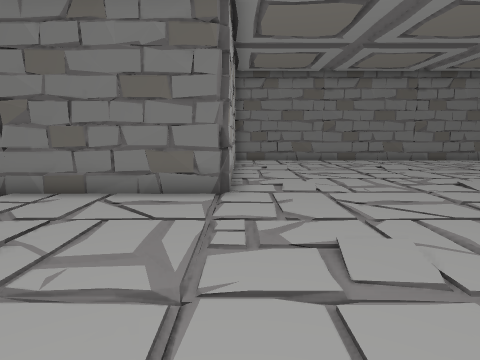
[1] (above)

16 first-person views from a walk through a scene from a Unity 3-D project. The camera is 1.4 m above the floor, tilts 8° down and sees 75° across. The floor is counted in squares, 1 m on a side. Each view is taken from the middle of a square. On the plan, view 1 faces up. The plan holds only what a view shows up to about 14 squares ahead; the rest is blank. The place goes on beyond the plan.

[2]
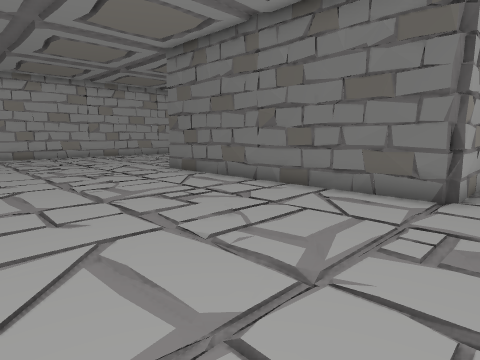

[3]
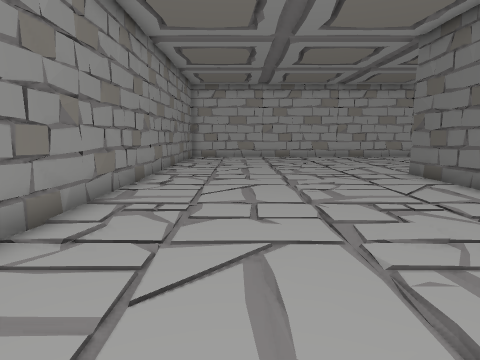

[4]
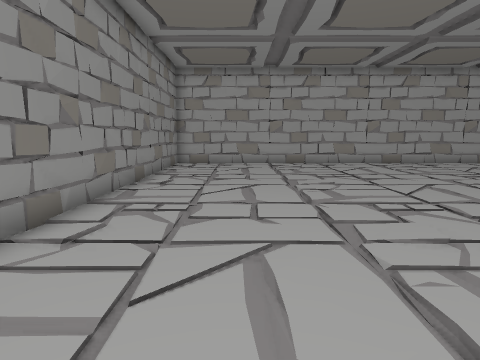

[5]
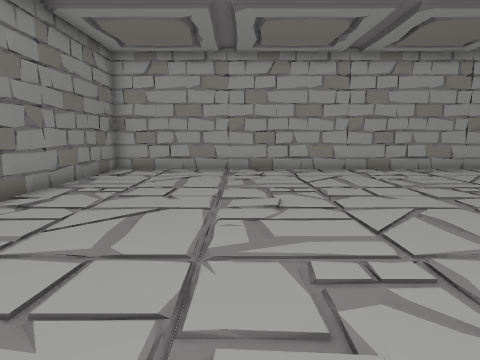

[6]
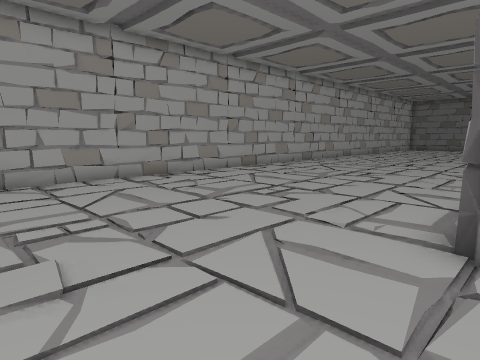

[7]
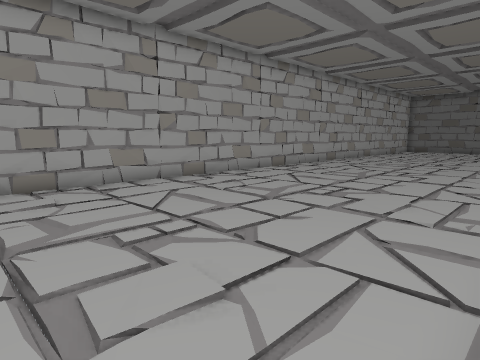

[8]
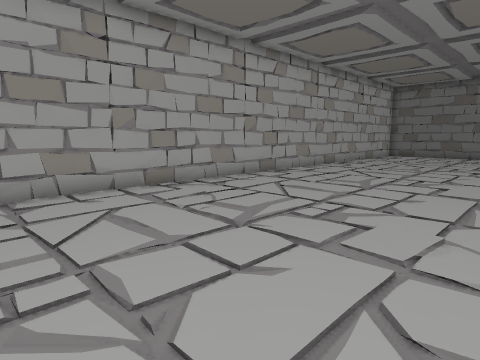

[9]
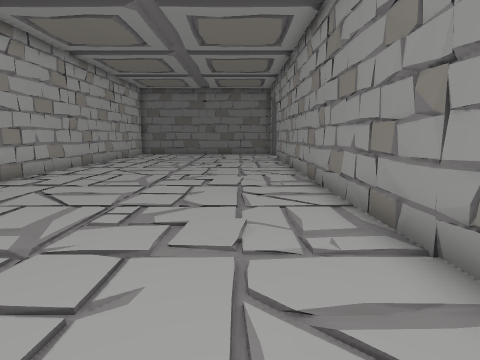

[10]
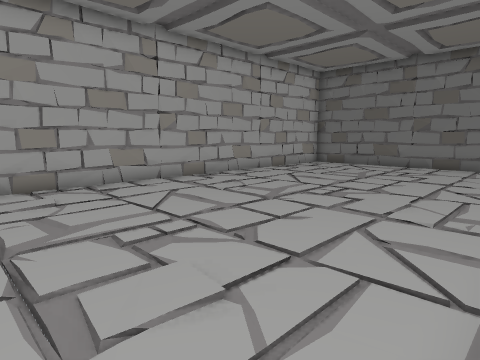

[11]
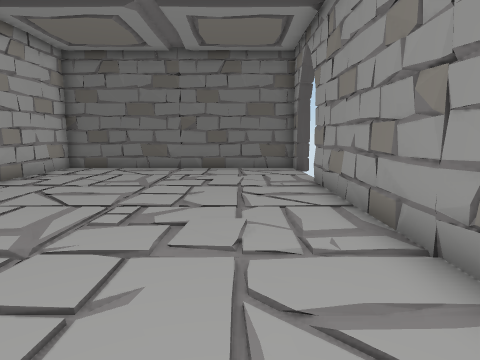

[12]
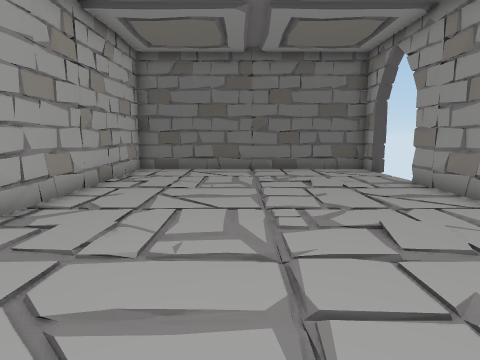

[13]
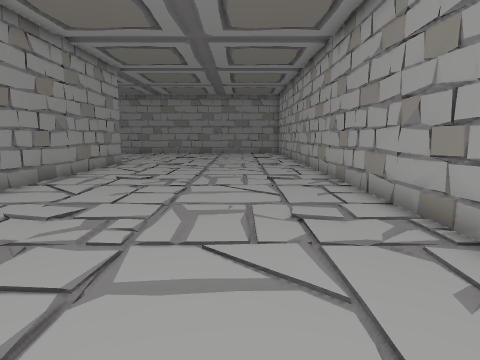

[14]
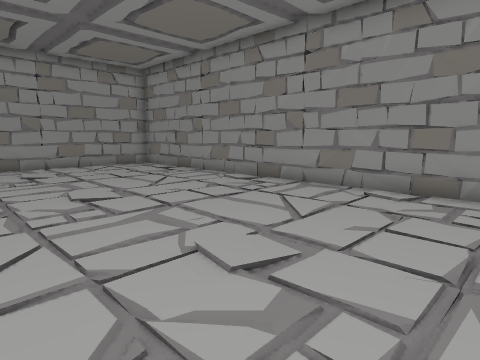

[15]
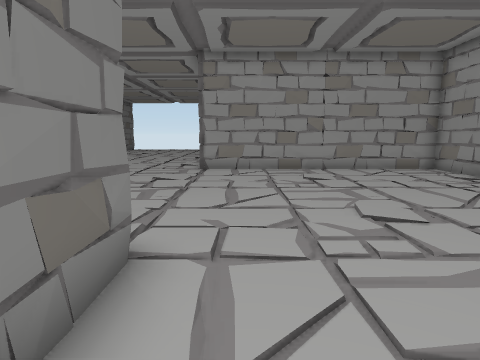

[16]
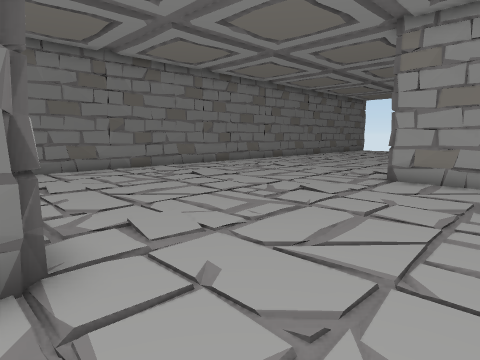

### Floor plan
Points are (right, up) in squares from view 1. A wall is a line through its corners. A room is listed if a view was taken in it or the views show most of it. See-through windows are left out.
Room 1 (views 1, 2, 3, 4, 5, 6, 7, 8, 9, 10, 11, 12, 13, 14, 15, 16)
walls: (-10.8, 9.7) (-10.7, 33.6); (-10.8, 17.5) (-10.7, 19); (-10.6, 18.6) (-10.6, 19.2); (-8.9, 7.5) (-9.4, 7.5); (-8.5, 7.4) (-10.3, 7.2); (-10.6, 20) (-10.8, 20.5); (-20.2, 12.8) (-20.4, 10.6); (-20.3, 13.6) (-20.2, 12.6); (-3.5, 7.4) (-5.4, 7.2); (-20.4, 11.3) (-20.1, 9.1); (-20.2, 16) (-20.4, 15.1); (-20.2, 16.4) (-20.1, 15.9); (-20.2, 9.2) (-20.5, 6.9); (-20, 17.5) (-20.1, 17); (-20.3, 9.1) (-20.2, 7.8); (-2.5, 7.2) (-3, 7.4); (-20.4, 8) (-20.2, 5.8); (-0.3, 14) (-0.2, 7.6) (-0.7, 7.3); (-1.6, 7.3) (-2, 7.2) (-2.9, 7.4); (-20.3, 19.1) (-20.1, 17.6); (-1.1, 7.1) (-1.7, 7.5); (-20.2, 6) (-20.4, 5.2); (-0.4, 7.2) (-1.1, 7.3); (-20.1, 21) (-20.4, 18.6); (-0.2, 7.4) (-0.9, 7.5); (-0.2, 7.3) (-10.8, 7.2); (-20.3, 4) (-20.2, 2.7); (-20.4, 24.1) (-20.4, 23.5); (-10.8, 27.6) (-10.6, 29.4); (3.1, 17.2) (2.1, 17.4); (-20.4, 24.5) (-20.2, 22.8); (-20.2, 1) (-20.4, 0.2); (-10.4, -2.2) (-8.6, -2.4); (-9.4, -2.3) (-8.9, -2.2); (-10.9, -2.4) (-10.3, -2.4); (-20.2, 25.5) (-20.4, 25); (-15.3, -2.2) (-13.8, -2.3); (-15.4, -2.4) (-13.8, -2.2); (-5.3, -2.1) (-2.9, -2.3); (-20.3, -0.6) (-20.2, -2.2) (-19, -2.3); (-4.4, -2.3) (-3.9, -2.3); (-10.6, 30) (-10.8, 30.5); (-19.3, -2.3) (-18.9, -2.2); (5.9, 17.2) (1.6, 17.2); (-1, -2.3) (-0.3, -2.2); (-20.4, 28.7) (-20.1, 25.8); (-0.4, -2.1) (2, -2.4); (-20.1, 29.1) (-20.3, 27.5); (-20.3, 29.3) (-20.2, 27.8); (-10.7, 32) (-10.8, 33.4); (-20.2, 31) (-20.4, 30.1); (9.4, 7.3) (9.6, 7.8); (9.3, 6.8) (9.2, 7.6); (9.1, 4.2) (9.3, 6.3); (9.2, 2.5) (9.3, 4); (-20.2, 34.2) (-20.4, 32.6); (9.4, 2.1) (9.2, 4.2); (-20.4, 34.4) (-20.2, 32.8); (-10.2, 36.4) (-10.7, 36.4) (-10.7, 37.3) (-20.3, 37.2) (-20.2, -2.2) (9.2, -2.3) (9.3, -1.1); (-10.3, 36.5) (-10.7, 36.5); (-20.2, 35.5) (-20.4, 35); (-13.8, 37.2) (-14.4, 37.3); (-11.6, 37.4) (-13.9, 37.2); (-14, 37.3) (-15.3, 37.2); (-15.4, 37.4) (-16.1, 37.5); (9.3, -1.4) (9.3, -0.9); (-17, 37.2) (-17.9, 37.4); (-17.5, 37.2) (-18, 37.4); (9.2, -2.3) (9.3, 7.8); (-18.4, 37.3) (-18.8, 37.1); (-18.8, 37.2) (-19.4, 37.3); (-19, 37.3) (-20.3, 37.2)
low walls: (-10.9, 13.3) (-10.7, 15.1); (-10.6, 21.3) (-10.6, 22); (-10.9, 21.9) (-10.9, 22.4); (-20.7, 17.7) (-20.8, 17.2); (-20.4, 18.6) (-20.1, 17.4); (-20.6, 22) (-20.5, 21.3); (-20.3, 3.4) (-20.1, 2.4); (-20.1, 27.5) (-20.3, 25.5); (-1.7, -2.5) (-1.1, -2.5)

Positions as (right, up) in squares from view 1, and headings:
1: (0, 0), facing up
2: (1, 0), facing up-left
3: (1, 1), facing left
4: (-4, 1), facing left
5: (-7, 3), facing left
6: (-10, 3), facing up-left
7: (-11, 7), facing up-left
8: (-12, 14), facing up-left
9: (-13, 14), facing up
10: (-11, 22), facing up-left
11: (-13, 24), facing up
12: (-16, 24), facing up
13: (-17, 24), facing down
14: (-6, 6), facing down-right
15: (-4, 6), facing right
16: (-1, 4), facing up-right
